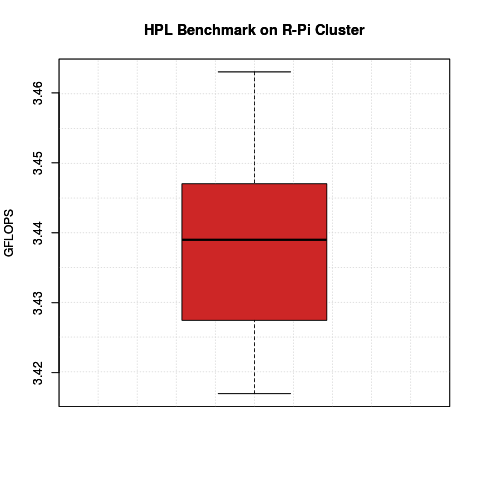

This chart was generated by the following R code:
png("hpl_boxplot.png")
boxplot(hpl_gflops, col="firebrick3", ylab="GFLOPS", main="HPL Benchmark on R-Pi Cluster")
grid(10,10)
boxplot(hpl_gflops, col="firebrick3", ylab="GFLOPS", main="HPL Benchmark on R-Pi Cluster", add=TRUE)
dev.off()